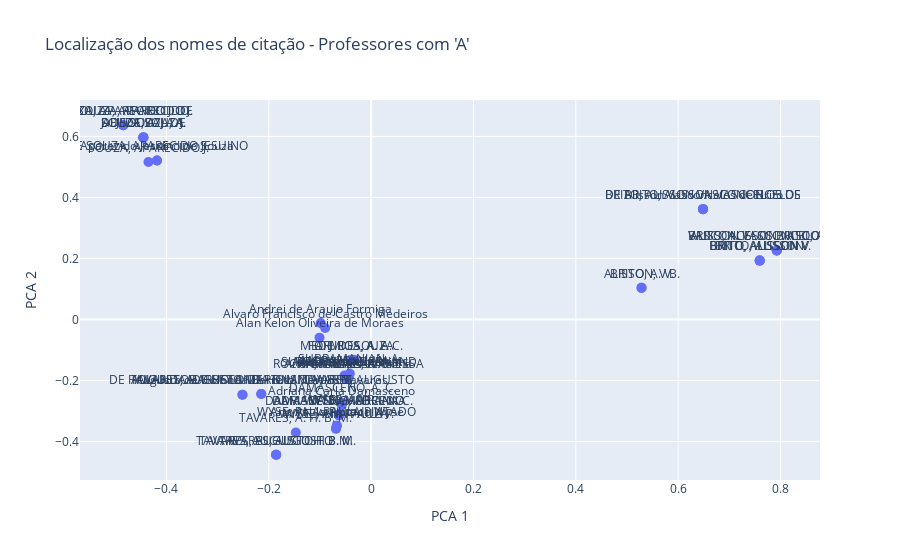
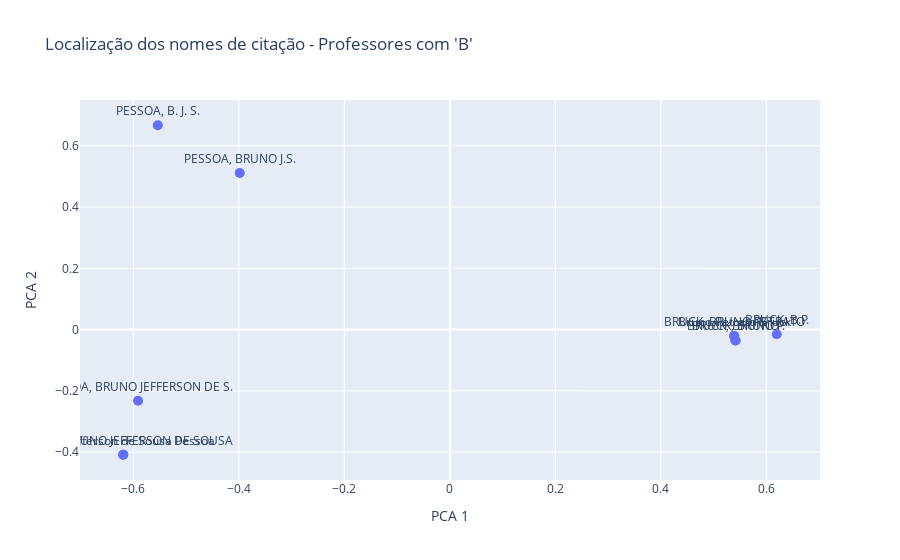
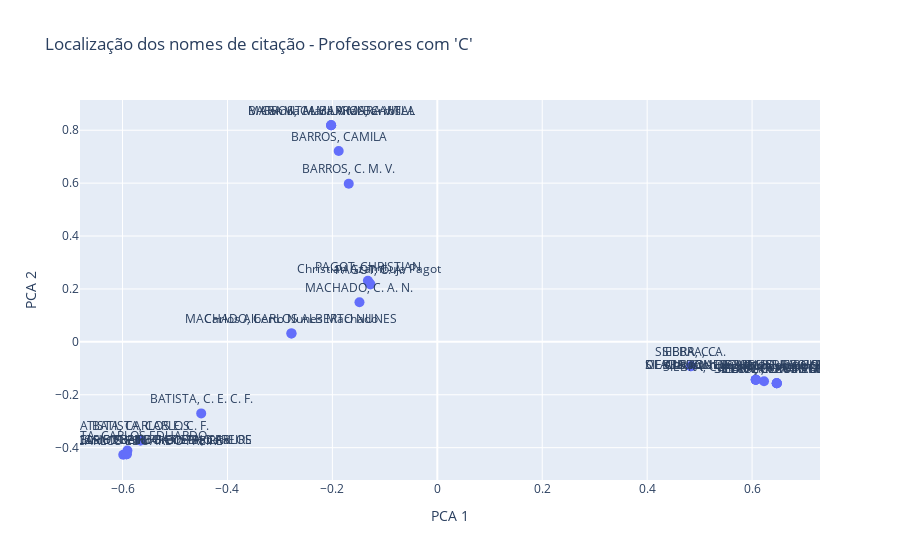
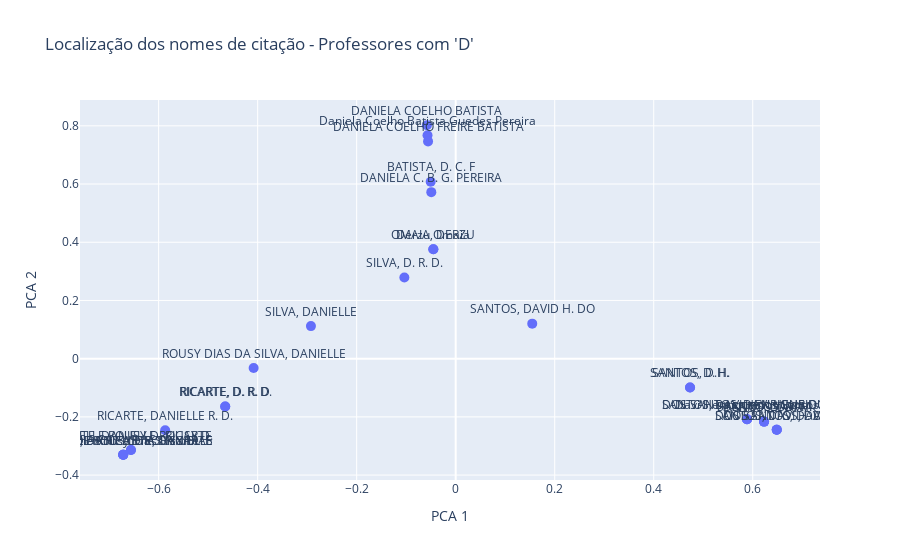

The notebook cell these images were saved under, in order:
### Code cell
grupos = defaultdict(list)
for prof in professores:
    nome = prof["identificacao"]["nome"]
    grupos[nome[0].upper()].append(prof)

for letra, grupo in grupos.items():
    nomes = []
    for prof in grupo:
        nome_professor = prof["identificacao"]["nome"]
        nomes.append(nome_professor)
        nomes += prof["identificacao"].get("nomes_citacao", [])
    if len(nomes) < 2:
        continue

    vectorizer = TfidfVectorizer()
    X = vectorizer.fit_transform(nomes)
    pca = PCA(n_components=2)
    X_2d = pca.fit_transform(X.toarray())

    fig = px.scatter(
        x=X_2d[:, 0],
        y=X_2d[:, 1],
        text=nomes,
        labels={"x": "PCA 1", "y": "PCA 2"},
        title=f"Localização dos nomes de citação - Professores com '{letra}'",
    )
    fig.update_traces(marker=dict(size=10), textposition='top center', hovertemplate='%{text}')
    fig.show()

    print(f"\nProfessores e nomes de citação do grupo '{letra}':")
    idx = 0
    for prof in grupo:
        nome_professor = prof["identificacao"]["nome"]
        print(f"- {nome_professor}  (PCA: {X_2d[idx, 0]:.3f}, {X_2d[idx, 1]:.3f})")
        idx += 1
        nomes_citacao = prof["identificacao"].get("nomes_citacao", [])
        for nome_citacao in nomes_citacao:
            print(f"    • {nome_citacao}  (PCA: {X_2d[idx, 0]:.3f}, {X_2d[idx, 1]:.3f})")
            idx += 1

### Figure 1 — Plotly figure (JSON) as saved in the notebook; plotly's stock layout.template omitted (floating-point values rounded to 4 significant figures)
{"data": [{"hovertemplate": "%{text}", "legendgroup": "", "marker": {"color": "#636efa", "size": 10, "symbol": "circle"}, "mode": "markers+text", "name": "", "orientation": "v", "showlegend": false, "text": ["Adriana Carla Damasceno", "DAMASCENO, ADRIANA C.", "ADRIANA DAMASCENO", "DAMASCENO, A. C.", "DAMASCENO, ADRIANA", "Alan Kelon Oliveira de Moraes", "MORAES, A.", "MORAES, ALAN", "MORAES, A. K. O.", "Alisson Vasconcelos de Brito", "BRITO, ALISSON V.", "BRITO, ALISSON V", "ALISSON, V.B.", "VASCONCELOS BRITO, ALISSON", "BRITO, ALISSON", "BRITO, ALISSON VASCONCELOS DE", "ALISSON VASCONCELOS BRITO", "BRITO, ALISSON VASCONCELOS", "DE BRITO, ALISSON VASCONCELOS", "BRITO, A. V.", "Alvaro Francisco de Castro Medeiros", "MEDEIROS, A. F. C.", "Ana Paula Pintado Wyse", "WYSE, ANA PAULA P.", "WYSE, A. P.", "WYSE, A. P. P.", "WYSE, ANA PAULA", "WYSE, ANA PAULA PINTADO", "Anand Subramanian", "SUBRAMANIAN, ANAND", "SUBRAMANIAN, A.", "Andrei de Araujo Formiga", "FORMIGA, A. A.", "Andréa Vanessa Rocha", "ROCHA, ANDRÉA V.", "ROCHA, ANDRÉA VANESSA", "Aparecido Jesuino de Souza", "DE SOUZA, A. J.", "J. DE SOUZA, A.", "SOUZA, APARECIDO J. DE", "DE SOUZA, APARECIDO J.", "A. J. DE SOUZA", "DE SOUZA, APARECIDO JESUINO", "A. J. DESOUZA", "SOUZA, APARECIDO J.", "SOUZA, A. J. DE", "DE SOUZA, APARECIDO", "Augusto de Holanda Barreto Martins Tavares", "AUGUSTO DE HOLANDA B. M. TAVARES", "TAVARES, AUGUSTO H.B.M.", "TAVARES, AUGUSTO H. B. M.", "DE HOLANDA BARRETO MARTINS TAVARES, AUGUSTO", "TAVARES, AUGUSTO", "TAVARES, AUGUSTO DE HOLANDA B. M.", "TAVARES, A. H. B. M."], "textposition": "top center", "type": "scatter", "x": [-0.05742, -0.06313, -0.06313, -0.0562, -0.06313, -0.1009, -0.05159, -0.05212, -0.05159, 0.6486, 0.7594, 0.7594, 0.5285, 0.7927, 0.7594, 0.6486, 0.7927, 0.7927, 0.6486, 0.5285, -0.08995, -0.03903, -0.06712, -0.06865, -0.06132, -0.06132, -0.06865, -0.06712, -0.04357, -0.04357, -0.04173, -0.09853, -0.04057, -0.04461, -0.04342, -0.04461, -0.4185, -0.4451, -0.4451, -0.4845, -0.4845, -0.4451, -0.4185, -0.03316, -0.4352, -0.4451, -0.4845, -0.2148, -0.2515, -0.1857, -0.1857, -0.2148, -0.1857, -0.2515, -0.1472], "xaxis": "x", "y": [-0.2801, -0.3141, -0.3141, -0.2727, -0.3141, -0.05966, -0.1922, -0.1837, -0.1922, 0.3616, 0.1929, 0.1929, 0.1035, 0.226, 0.1929, 0.3616, 0.226, 0.226, 0.3616, 0.1035, -0.02785, -0.1343, -0.3484, -0.3578, -0.3111, -0.3111, -0.3578, -0.3484, -0.1868, -0.1868, -0.1773, -0.01198, -0.1332, -0.1929, -0.1867, -0.1929, 0.5212, 0.5968, 0.5968, 0.6366, 0.6366, 0.5968, 0.5212, -0.1321, 0.5159, 0.5968, 0.6366, -0.2444, -0.2466, -0.4435, -0.4435, -0.2444, -0.4435, -0.2466, -0.3708], "yaxis": "y"}], "layout": {"legend": {"tracegroupgap": 0}, "title": {"text": "Localização dos nomes de citação - Professores com 'A'"}, "xaxis": {"anchor": "y", "domain": [0, 1], "title": {"text": "PCA 1"}}, "yaxis": {"anchor": "x", "domain": [0, 1], "title": {"text": "PCA 2"}}}}

### Figure 2 — Plotly figure (JSON) as saved in the notebook; plotly's stock layout.template omitted (floating-point values rounded to 4 significant figures)
{"data": [{"hovertemplate": "%{text}", "legendgroup": "", "marker": {"color": "#636efa", "size": 10, "symbol": "circle"}, "mode": "markers+text", "name": "", "orientation": "v", "showlegend": false, "text": ["Bruno Jefferson de Sousa Pessoa", "PESSOA, BRUNO J.S.", "PESSOA, BRUNO JEFFERSON DE S.", "PESSOA, BRUNO JEFFERSON DE SOUSA", "PESSOA, B. J. S.", "Bruno Petrato Bruck", "BRUCK, BRUNO P.", "BRUCK, BRUNO", "BRUCK, B.P.", "BRUCK, BRUNO PETRATO"], "textposition": "top center", "type": "scatter", "x": [-0.6192, -0.3983, -0.591, -0.6192, -0.5537, 0.5391, 0.5417, 0.5417, 0.6198, 0.5391], "xaxis": "x", "y": [-0.4085, 0.5108, -0.2324, -0.4085, 0.6669, -0.02068, -0.03571, -0.03571, -0.01542, -0.02068], "yaxis": "y"}], "layout": {"legend": {"tracegroupgap": 0}, "title": {"text": "Localização dos nomes de citação - Professores com 'B'"}, "xaxis": {"anchor": "y", "domain": [0, 1], "title": {"text": "PCA 1"}}, "yaxis": {"anchor": "x", "domain": [0, 1], "title": {"text": "PCA 2"}}}}

### Figure 3 — Plotly figure (JSON) as saved in the notebook; plotly's stock layout.template omitted (floating-point values rounded to 4 significant figures)
{"data": [{"hovertemplate": "%{text}", "legendgroup": "", "marker": {"color": "#636efa", "size": 10, "symbol": "circle"}, "mode": "markers+text", "name": "", "orientation": "v", "showlegend": false, "text": ["Camila Mara Vital Barros", "BARROS, CAMILA", "BARROS, CAMILA MARA VITAL", "MARA VITAL BARROS, CAMILA", "BARROS, C. M. V.", "Carlos Alberto Nunes Machado", "MACHADO, C. A. N.", "MACHADO, CARLOS ALBERTO NUNES", "Carlos Eduardo Coelho Freire Batista", "BATISTA, CARLOS EDUARDO", "BATISTA, CARLOS EDUARDO FREIRE", "BATISTA, CARLOS E. C. F.", "BATISTA, CARLOS EDUARDO COELHO FREIRE", "BATISTA, C. E. C. F.", "EDUARDO COELHO FREIRE BATISTA, CARLOS", "BATISTA, CARLOS", "Christian Azambuja Pagot", "PAGOT, C. A.", "PAGOT, CHRISTIAN", "Clauirton de Albuquerque Siebra", "SIEBRA, C.", "SIEBRA, CLAUIRTON ALBUQUERQUE", "DE ALBUQUERQUE SIEBRA, CLAUIRTON", "SIEBRA, CLAUIRTON A.", "SIEBRA, CLAUIRTON", "SIEBRA, CLAUIRTON DE ALBUQUERQUE", "CLAUIRTON SIEBRA", "SIEBRA, C. A.", "CLAUIRTON DE ALBUQUERQUE SIEBRA", "SIEBRA, CLAUIRTON A"], "textposition": "top center", "type": "scatter", "x": [-0.2024, -0.188, -0.2024, -0.2024, -0.1688, -0.278, -0.1484, -0.278, -0.5923, -0.5908, -0.5986, -0.5657, -0.5923, -0.4501, -0.5923, -0.5657, -0.1294, -0.1275, -0.1323, 0.607, 0.4833, 0.6228, 0.607, 0.647, 0.647, 0.607, 0.647, 0.4833, 0.607, 0.647], "xaxis": "x", "y": [0.8188, 0.7215, 0.8188, 0.8188, 0.598, 0.03204, 0.1496, 0.03204, -0.4245, -0.4111, -0.4268, -0.3725, -0.4245, -0.2705, -0.4245, -0.3725, 0.2227, 0.2173, 0.2305, -0.1432, -0.09242, -0.1487, -0.1432, -0.1567, -0.1567, -0.1432, -0.1567, -0.09242, -0.1432, -0.1567], "yaxis": "y"}], "layout": {"legend": {"tracegroupgap": 0}, "title": {"text": "Localização dos nomes de citação - Professores com 'C'"}, "xaxis": {"anchor": "y", "domain": [0, 1], "title": {"text": "PCA 1"}}, "yaxis": {"anchor": "x", "domain": [0, 1], "title": {"text": "PCA 2"}}}}

### Figure 4 — Plotly figure (JSON) as saved in the notebook; plotly's stock layout.template omitted (floating-point values rounded to 4 significant figures)
{"data": [{"hovertemplate": "%{text}", "legendgroup": "", "marker": {"color": "#636efa", "size": 10, "symbol": "circle"}, "mode": "markers+text", "name": "", "orientation": "v", "showlegend": false, "text": ["Daniela Coelho Batista Guedes Pereira", "DANIELA COELHO BATISTA", "DANIELA COELHO FREIRE BATISTA", "BATISTA, D. C. F", "DANIELA C. B. G. PEREIRA", "Danielle Rousy Dias Ricarte", "RICARTE, DANIELLE R. D.", "SILVA, DANIELLE", "DANIELLE ROUSY D. RICARTE", "SILVA, D. R. D.", "RICARTE, D. R. D", "RICARTE, DANIELLE ROUSY DIAS", "DANIELLE ROUSY DIAS RICARTE", "ROUSY DIAS DA SILVA, DANIELLE", "ROUSY DIAS RICARTE, DANIELLE", "RICARTE, DANIELLE ROUSY D.", "RICARTE, D. R. D.", "Davi Henrique dos Santos", "SANTOS, D.H.", "DOS SANTOS, DAVI", "DOS SANTOS, DAVI H.", "SANTOS, DAVI", "DOS SANTOS, DAVI HENRIQUE", "SANTOS, DAVID H. DO", "SANTOS, DAVI HENRIQUE DOS", "SANTOS, DAVI H. DOS", "SANTOS, DAVI H.", "SANTOS, D. H.", "H. SANTOS, DAVI", "Derzu Omaia", "OMAIA, DERZU"], "textposition": "top center", "type": "scatter", "x": [-0.0569, -0.05811, -0.05582, -0.05047, -0.04926, -0.6715, -0.5868, -0.2924, -0.6559, -0.1037, -0.4655, -0.6715, -0.6715, -0.4081, -0.6715, -0.6559, -0.4655, 0.5884, 0.4734, 0.6485, 0.6485, 0.6229, 0.5884, 0.1546, 0.5884, 0.6485, 0.6229, 0.4734, 0.6229, -0.04516, -0.04516], "xaxis": "x", "y": [0.7678, 0.802, 0.7466, 0.6081, 0.5721, -0.3301, -0.246, 0.1119, -0.3136, 0.2789, -0.1644, -0.3301, -0.3301, -0.03209, -0.3301, -0.3136, -0.1644, -0.2079, -0.09928, -0.2445, -0.2445, -0.2163, -0.2079, 0.1204, -0.2079, -0.2445, -0.2163, -0.09928, -0.2163, 0.3758, 0.3758], "yaxis": "y"}], "layout": {"legend": {"tracegroupgap": 0}, "title": {"text": "Localização dos nomes de citação - Professores com 'D'"}, "xaxis": {"anchor": "y", "domain": [0, 1], "title": {"text": "PCA 1"}}, "yaxis": {"anchor": "x", "domain": [0, 1], "title": {"text": "PCA 2"}}}}
